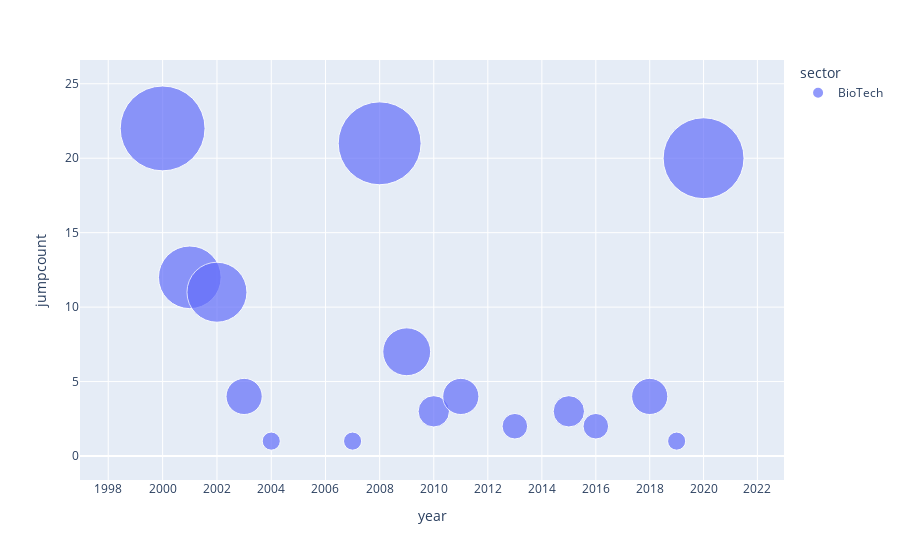

The notebook cell this image was saved under:
### Code cell
ax=plot_sector_jumps_totals_by_sector("BioTech")
ax.show()

### Figure 1 — Plotly figure (JSON) as saved in the notebook; plotly's stock layout.template omitted (floating-point values rounded to 4 significant figures)
{"data": [{"hovertemplate": "<b>%{hovertext}</b><br><br>sector=BioTech<br>year=%{x}<br>jumpcount=%{marker.size}<extra></extra>", "hovertext": ["BioTech", "BioTech", "BioTech", "BioTech", "BioTech", "BioTech", "BioTech", "BioTech", "BioTech", "BioTech", "BioTech", "BioTech", "BioTech", "BioTech", "BioTech", "BioTech", "BioTech", "BioTech", "BioTech", "BioTech", "BioTech"], "legendgroup": "BioTech", "marker": {"color": "#636efa", "size": [22, 12, 11, 4, 1, 0, 0, 1, 21, 7, 3, 4, 0, 2, 0, 3, 2, 0, 4, 1, 20], "sizemode": "area", "sizeref": 0.006111, "symbol": "circle"}, "mode": "markers", "name": "BioTech", "orientation": "v", "showlegend": true, "type": "scatter", "x": [2000, 2001, 2002, 2003, 2004, 2005, 2006, 2007, 2008, 2009, 2010, 2011, 2012, 2013, 2014, 2015, 2016, 2017, 2018, 2019, 2020], "xaxis": "x", "y": [22, 12, 11, 4, 1, 0, 0, 1, 21, 7, 3, 4, 0, 2, 0, 3, 2, 0, 4, 1, 20], "yaxis": "y"}], "layout": {"autosize": true, "legend": {"itemsizing": "constant", "title": {"text": "sector"}, "tracegroupgap": 0}, "margin": {"t": 60}, "xaxis": {"anchor": "y", "autorange": true, "domain": [0, 1], "range": [3.3, 3.306], "title": {"text": "year"}, "type": "log"}, "yaxis": {"anchor": "x", "autorange": true, "domain": [0, 1], "range": [-1.781, 28.06], "title": {"text": "jumpcount"}, "type": "linear"}}}
